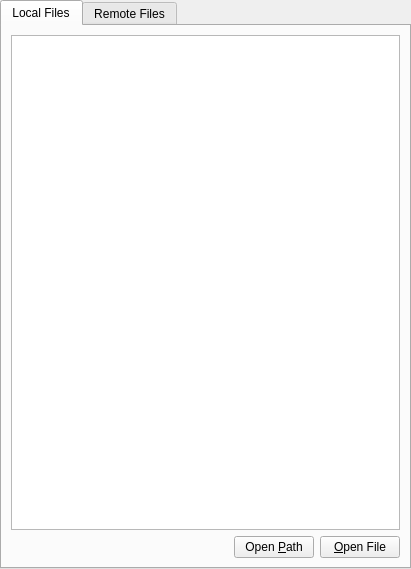
<?xml version="1.0" encoding="UTF-8"?>
<ui version="4.0">
 <class>FileTreeWidget</class>
 <widget class="QWidget" name="FileTreeWidget">
  <property name="geometry">
   <rect>
    <x>0</x>
    <y>0</y>
    <width>411</width>
    <height>569</height>
   </rect>
  </property>
  <property name="sizePolicy">
   <sizepolicy hsizetype="Maximum" vsizetype="Preferred">
    <horstretch>0</horstretch>
    <verstretch>0</verstretch>
   </sizepolicy>
  </property>
  <property name="windowTitle">
   <string>Form</string>
  </property>
  <layout class="QVBoxLayout" name="verticalLayout">
   <property name="margin">
    <number>0</number>
   </property>
   <item>
    <widget class="QTabWidget" name="tabs">
     <property name="enabled">
      <bool>true</bool>
     </property>
     <property name="currentIndex">
      <number>0</number>
     </property>
     <property name="usesScrollButtons">
      <bool>true</bool>
     </property>
     <property name="documentMode">
      <bool>false</bool>
     </property>
     <property name="tabsClosable">
      <bool>false</bool>
     </property>
     <widget class="QWidget" name="local_tab">
      <attribute name="title">
       <string>Local Files</string>
      </attribute>
      <layout class="QVBoxLayout" name="verticalLayout_3">
       <item>
        <widget class="QTreeView" name="local_files">
         <property name="contextMenuPolicy">
          <enum>Qt::CustomContextMenu</enum>
         </property>
         <property name="selectionMode">
          <enum>QAbstractItemView::ExtendedSelection</enum>
         </property>
         <property name="uniformRowHeights">
          <bool>true</bool>
         </property>
         <property name="itemsExpandable">
          <bool>true</bool>
         </property>
         <property name="headerHidden">
          <bool>true</bool>
         </property>
         <property name="expandsOnDoubleClick">
          <bool>true</bool>
         </property>
        </widget>
       </item>
       <item>
        <layout class="QHBoxLayout" name="local_buttons">
         <item>
          <spacer name="local_spacer">
           <property name="orientation">
            <enum>Qt::Horizontal</enum>
           </property>
           <property name="sizeHint" stdset="0">
            <size>
             <width>40</width>
             <height>20</height>
            </size>
           </property>
          </spacer>
         </item>
         <item>
          <widget class="QPushButton" name="button_open_local_dir">
           <property name="text">
            <string>Open &amp;Path</string>
           </property>
          </widget>
         </item>
         <item>
          <widget class="QPushButton" name="button_open_local_file">
           <property name="text">
            <string>&amp;Open File</string>
           </property>
          </widget>
         </item>
        </layout>
       </item>
      </layout>
     </widget>
     <widget class="QWidget" name="remote_tab">
      <attribute name="title">
       <string>Remote Files</string>
      </attribute>
      <layout class="QVBoxLayout" name="verticalLayout_2">
       <item>
        <widget class="QTreeView" name="remote_files">
         <property name="contextMenuPolicy">
          <enum>Qt::CustomContextMenu</enum>
         </property>
         <property name="selectionMode">
          <enum>QAbstractItemView::ExtendedSelection</enum>
         </property>
         <property name="uniformRowHeights">
          <bool>true</bool>
         </property>
        </widget>
       </item>
       <item>
        <layout class="QHBoxLayout" name="remote_buttons">
         <item>
          <spacer name="horizontalSpacer">
           <property name="orientation">
            <enum>Qt::Horizontal</enum>
           </property>
           <property name="sizeHint" stdset="0">
            <size>
             <width>40</width>
             <height>20</height>
            </size>
           </property>
          </spacer>
         </item>
         <item>
          <widget class="QPushButton" name="pushButton_2">
           <property name="text">
            <string>&amp;Refresh</string>
           </property>
          </widget>
         </item>
         <item>
          <widget class="QPushButton" name="pushButton">
           <property name="text">
            <string>&amp;Upload File</string>
           </property>
          </widget>
         </item>
        </layout>
       </item>
      </layout>
     </widget>
    </widget>
   </item>
  </layout>
 </widget>
 <resources/>
 <connections/>
</ui>
